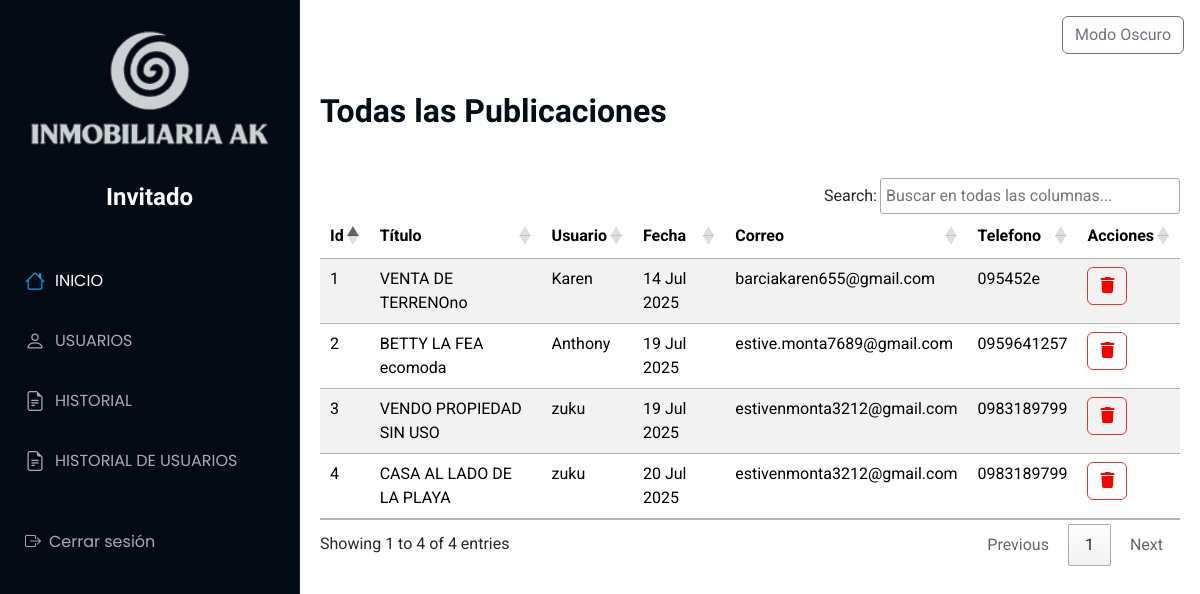
The app's page /Administrador/admiin (signed in) with its own data.
### Aplicaciones/Publicaciones/models.py (models this page shows)
class Propiedad(models.Model):
    id_propiedad = models.AutoField(primary_key=True)
    titulo = models.CharField(max_length=200)
    imagen = models.FileField(upload_to='propiedades/')
    descripcion = models.TextField()
    precio = models.DecimalField(max_digits=12, decimal_places=2)
    ubicacion=models.CharField(max_length=200,null=True,blank=True)
    usuario = models.ForeignKey(Usuario, on_delete=models.CASCADE)
    latitud = models.DecimalField(max_digits=9, decimal_places=7)
    longitud = models.DecimalField(max_digits=10, decimal_places=7)
    estado = models.CharField(max_length=50)
    fecha_publicacion = models.DateTimeField(auto_now_add=True)
    fecha_actualizacion = models.DateTimeField(auto_now=True,null=True,blank=True)

### Aplicaciones/Usuario/models.py (models this page shows)
class Usuario(models.Model):
    usuario = models.CharField(max_length=150, unique=True)
    contrasena = models.CharField(max_length=128)
    correo = models.EmailField(unique=True,null=True, blank=True)
    telefono = models.CharField(null=True, blank=True)
    fecha_registro = models.DateTimeField(auto_now_add=True,null=True, blank=True)
    telegram_id = models.CharField(max_length=50, null=True, blank=True)

### Aplicaciones/Administrador/views.py (the view)
# urls.py: path('admiin', views.admiin, name='admiin'),
def admiin(request):
    if 'admin_id' not in request.session:
        return redirect('iniciosesion')
    propiedades = Propiedad.objects.select_related('usuario').all()
    return render(request, 'admiin.html', {'propiedades': propiedades})

### Aplicaciones/Administrador/templates/admiin.html (shortened to what this page needs)
{% extends 'admin.html' %}
{% load static %}
{% block body %}
<main class="container mt-4"><br><br>
    <h2 class="mb-4"><b>Todas las Publicaciones</b></h2><br>
    <table class="table table-striped" id="admipubli">
      <thead>
        <tr>
          <th>Id</th>
          <th>Título</th>
          <th>Usuario</th>
          <th>Fecha</th>
          <th>Correo</th>
          <th>Telefono</th>
          <th>Acciones</th>
        </tr>
      </thead>
      <tbody>
        {% for propiedad in propiedades %}
        <tr>
          <td>{{ forloop.counter }}</td>
          <td>{{ propiedad.titulo }}</td>
          <td>{{ propiedad.usuario.usuario }}</td>
          <td>{{ propiedad.fecha_publicacion|date:"d M Y" }}</td>
          <td>{{ propiedad.usuario.correo }}</td>
          <td>{{ propiedad.usuario.telefono }}</td>
          <td><a style="color: red;" href="javascript:void(0);" onclick="confirmarEliminacion('{{ propiedad.id_propiedad }}')" class="btn btn-outline-danger">
            <i class="fa fa-trash"></i></a></td>
        </tr>
        {% endfor %}
      </tbody>
    </table>
</main>
{% endblock %}

### tiendamue/static/plantilla/Port/assets/css/main.css (style rules this page uses)
:root { --default-font: "Roboto", system-ui, -apple-system, "Segoe UI", Roboto, "Helvetica Neue", Arial, "Noto Sans", "Liberation Sans", sans-serif, "Apple Color Emoji", "Segoe UI Emoji", "Segoe UI Symbol", "Noto Color Emoji"; --heading-font: "Raleway", sans-serif; --nav-font: "Poppins", sans-serif; }
:root { --background-color: #ffffff; --default-color: #272829; --heading-color: #050d18; --accent-color: #149ddd; --surface-color: #ffffff; --contrast-color: #ffffff; }
:root { --nav-color: #a8a9b4; --nav-hover-color: #ffffff; --nav-mobile-background-color: #040b14; --nav-dropdown-background-color: #040b14; --nav-dropdown-color: #a8a9b4; --nav-dropdown-hover-color: #ffffff; }
:root { scroll-behavior: smooth; }
body { color: var(--default-color); background-color: var(--background-color); font-family: var(--default-font); }
a { color: var(--accent-color); text-decoration: none; transition: 0.3s; }
h1, h2, h3, h4, h5, h6 { color: var(--heading-color); font-family: var(--heading-font); }
@media (min-width: 1200px) { .header~main, .header~#footer { margin-left: 300px; } }

### Aplicaciones/templates/admin.html (style rules this page uses)
main.container { margin-left: 300px; padding: 20px; max-width: calc(100% - 300px); box-sizing: border-box; }

### records on screen
Propiedad: titulo "VENTA DE TERRENOno", usuario.usuario "Karen", fecha_publicacion "14 Jul 2025", usuario.correo "barciakaren655@gmail.com", usuario.telefono "095452e"
Propiedad: titulo "BETTY LA FEA ecomoda", usuario.usuario "Anthony", fecha_publicacion "19 Jul 2025", usuario.correo "estive.monta7689@gmail.com", usuario.telefono "0959641257"
Propiedad: titulo "VENDO PROPIEDAD SIN USO", usuario.usuario "zuku", fecha_publicacion "19 Jul 2025", usuario.correo "estivenmonta3212@gmail.com", usuario.telefono "0983189799"
Propiedad: titulo "CASA AL LADO DE LA PLAYA", usuario.usuario "zuku", fecha_publicacion "20 Jul 2025", usuario.correo "estivenmonta3212@gmail.com", usuario.telefono "0983189799"
